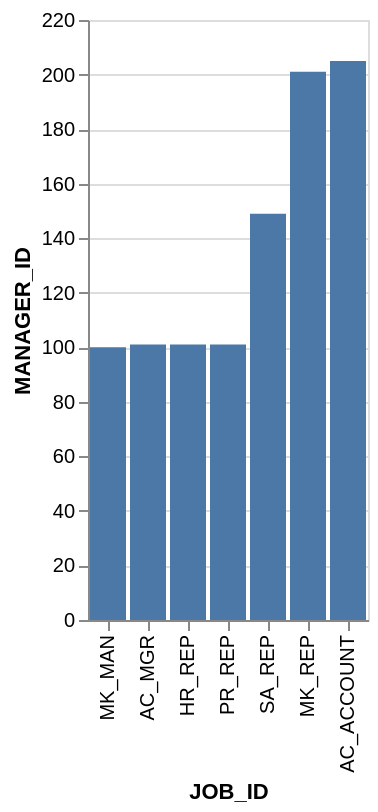

Source (Vega-Lite JSON):
### Vega-Lite specification from a JSON file in a GitHub repository (floating-point values rounded to 4 significant figures)
{"data": {"values": [{"x_data": "MK_MAN", "y_data": 100}, {"x_data": "AC_MGR", "y_data": 101}, {"x_data": "HR_REP", "y_data": 101}, {"x_data": "PR_REP", "y_data": 101}, {"x_data": "SA_REP", "y_data": 149}, {"x_data": "MK_REP", "y_data": 201}, {"x_data": "AC_ACCOUNT", "y_data": 205}]}, "mark": "bar", "encoding": {"x": {"field": "x_data", "type": "nominal", "title": "JOB_ID", "sort": {"op": "sum", "field": "y_data", "order": "ascending"}}, "y": {"field": "y_data", "type": "quantitative", "title": "MANAGER_ID"}}}
